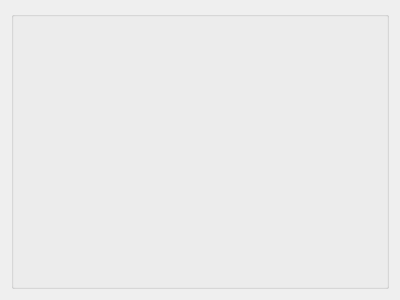
<?xml version="1.0" encoding="UTF-8"?>
<ui version="4.0">
 <class>DanbooruPage</class>
 <widget class="QWidget" name="DanbooruPage">
  <property name="geometry">
   <rect>
    <x>0</x>
    <y>0</y>
    <width>400</width>
    <height>300</height>
   </rect>
  </property>
  <property name="windowTitle">
   <string/>
  </property>
  <layout class="QVBoxLayout" name="verticalLayout">
   <item>
    <widget class="KEditListBox" name="kcfg_danbooruUrls">
     <property name="title">
      <string/>
     </property>
     <property name="flat">
      <bool>true</bool>
     </property>
     <property name="checkable">
      <bool>false</bool>
     </property>
     <property name="buttons">
      <set>KEditListBox::Add|KEditListBox::Remove</set>
     </property>
    </widget>
   </item>
  </layout>
 </widget>
 <customwidgets>
  <customwidget>
   <class>KEditListBox</class>
   <extends>QGroupBox</extends>
   <header>keditlistbox.h</header>
  </customwidget>
 </customwidgets>
 <resources/>
 <connections/>
</ui>
